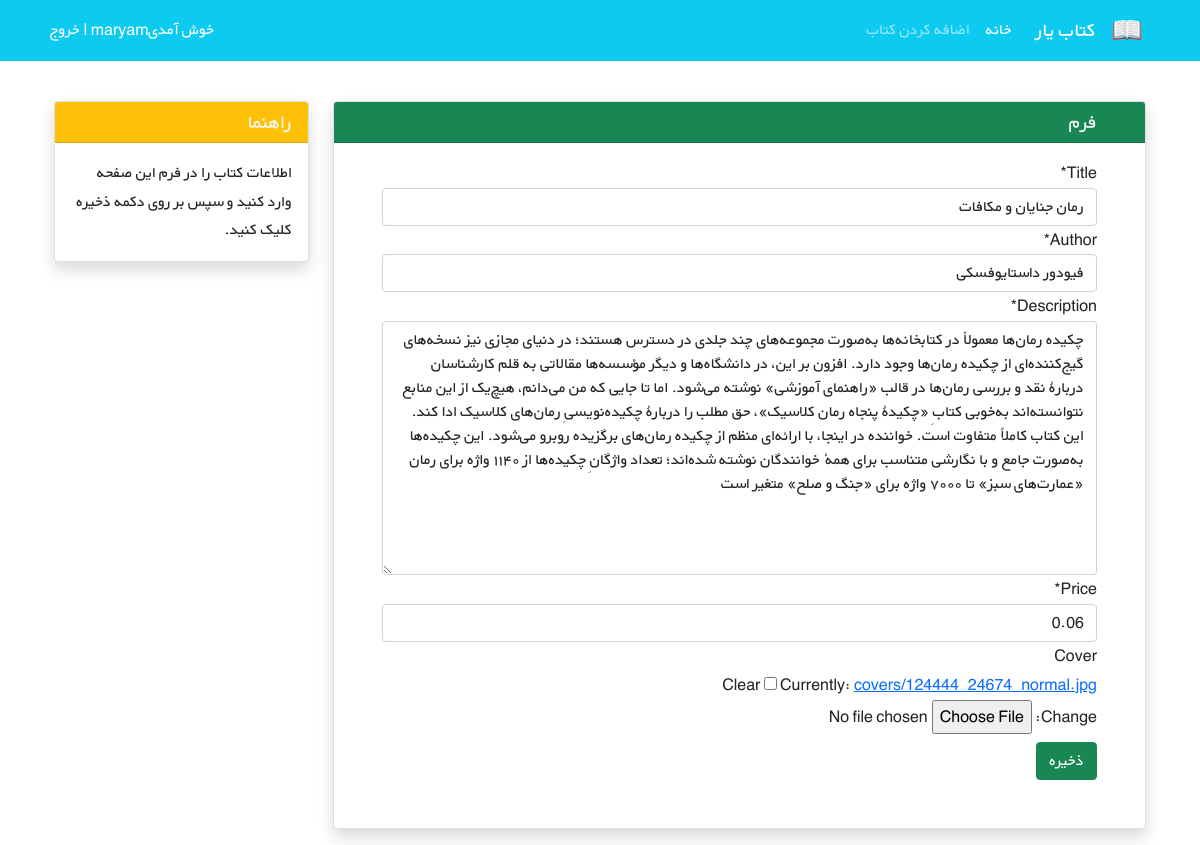
/books/10/edit/ (signed in), run on the app's committed database.
### books/models.py (models this page shows, shortened)
class Book(models.Model):
    user = models.ForeignKey(get_user_model(),on_delete= models.CASCADE)
    title = models.CharField(max_length=200)
    author = models.CharField(max_length=200)
    description = models.TextField()
    price = models.DecimalField(max_digits=5, decimal_places=2)
    cover= models.ImageField(upload_to='covers/', blank=True)

### books/views.py (the view)
# urls.py: path('<int:pk>/edit/',BookUpdateView.as_view(), name= 'book_update'),
class BookUpdateView(LoginRequiredMixin,UserPassesTestMixin, generic.UpdateView):
    model = Book
    fields = ['title', 'author', 'description', 'price', 'cover', ]
    template_name = 'books/book_update.html'
    def test_func(self):
        obj = self.get_object()
        return obj.user == self.request.user

### books/templates/books/book_update.html (shortened to what this page needs)
{% extends '_base.html' %}
{% load crispy_forms_tags %}
{% block content %}
        <div class="container mt-4" dir="rtl">
        <div class="row">
            <div class="col-9">
                <div class="card shadow my-3">
                    <h5 class="card-header bg-success text-light px-5">فرم</h5>
                    <div class="px-5 pt-3 pb-5">
                        <form method="POST" enctype="multipart/form-data">
                            {{ form|crispy }}
                            <button type="submit" class="btn btn-success mt-2">ذخیره</button>
                        </form>
                    </div>
                </div>
            </div>
            <div class="col-3">
                <div class="card my-3 shadow">
                    <h5 class="card-header bg-warning text-light">راهنما</h5>
                    <div class="card-body">
                        <p class="card-text">
                            اطلاعات کتاب را در فرم این صفحه وارد کنید و سپس بر روی دکمه ذخیره کلیک کنید.
                        </p>
                    </div>
                </div>
            </div>
        </div>
    </div>
{% endblock %}

### static/css/style.css (style rules this page uses)
* { font-family: 'BYekan', sans-serif; line-height: 1.8rem; }

### data on the page
Book: title "رمان جنایان و مکافات", author "فیودور داستایوفسکی", description "چکیده رمان‌ها معمولاً در کتابخانه‌ها به‌صورت مجموعه‌های چند جلدی در دسترس هستند؛ در دنیای مجازی نیز نسخه‌های گیج‌کننده‌ای از چکیده رمان‌ها وجود دارد. افزون بر این، در دانشگاه‌ها و دیگر مؤسسه‌ها مقالاتی به قلم کارشناسان دربارهٔ نقد و بررسی رمان‌ها در قالب «راهنمای آموزشی» نوشته می‌شود. اما تا جایی که من می‌دانم، هیچ‌یک از این منابع نتوانسته‌اند به‌خوبی کتابِ «چکیدهٔ پنجاه رمان کلاسیک»، حق مطلب را دربارهٔ چکیده‌نویسیِ رمان‌های کلاسیک ادا کند. این کتاب کاملاً متفاوت است. خواننده در اینجا، با ارائه‌ای منظم از چکیده رمان‌های برگزیده روبرو می‌شود. این چکیده‌ها به‌صورت جامع و با نگارشی متناسب برای همهٔ خوانندگان نوشته شده‌اند؛ تعداد واژگانِ چکیده‌ها از ‌۱۱۴۰ واژه برای رمان «عمارت‌های سبز» تا ‌۷۰۰۰…", price "0.06"
